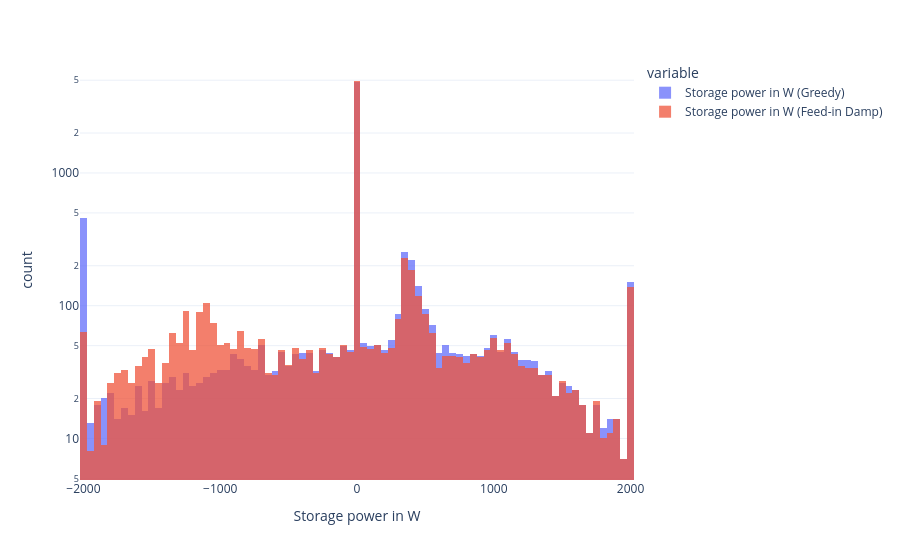

Notebook cell for this chart:
### Code cell
df[["Storage power in W (Greedy)", "Storage power in W (Feed-in Damp)"]].plot.hist(template=template, log_y=True, labels={"value": "Storage power in W"}).update_layout(barmode='overlay').update_traces(opacity=0.75)

### Figure 1 — Plotly figure (JSON) as saved in the notebook; plotly's stock layout.template omitted (floating-point values rounded to 4 significant figures; data arrays with more than 128 entries replaced by an {"elided": "..."} marker saying what was removed)
{"data": [{"bingroup": "x", "hovertemplate": "variable=Storage power in W (Greedy)<br>Storage power in W=%{x}<br>count=%{y}<extra></extra>", "legendgroup": "Storage power in W (Greedy)", "marker": {"color": "#636efa", "pattern": {"shape": ""}}, "name": "Storage power in W (Greedy)", "opacity": 0.75, "orientation": "v", "showlegend": true, "type": "histogram", "x": {"elided": "8759 float values"}, "xaxis": "x", "yaxis": "y"}, {"bingroup": "x", "hovertemplate": "variable=Storage power in W (Feed-in Damp)<br>Storage power in W=%{x}<br>count=%{y}<extra></extra>", "legendgroup": "Storage power in W (Feed-in Damp)", "marker": {"color": "#EF553B", "pattern": {"shape": ""}}, "name": "Storage power in W (Feed-in Damp)", "opacity": 0.75, "orientation": "v", "showlegend": true, "type": "histogram", "x": {"elided": "8759 float values"}, "xaxis": "x", "yaxis": "y"}], "layout": {"barmode": "overlay", "legend": {"title": {"text": "variable"}, "tracegroupgap": 0}, "margin": {"t": 60}, "xaxis": {"anchor": "y", "domain": [0, 1], "title": {"text": "Storage power in W"}}, "yaxis": {"anchor": "x", "domain": [0, 1], "title": {"text": "count"}, "type": "log"}}}
